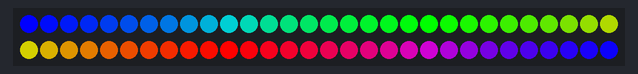
Bench run of a sketch on a simulated Arduino Uno, built with avr-gcc and run on an emulated ATmega328P. Shown: 60 RGB LEDs in strip order, left to right, continuing on the next row. Colours are those a GRB WS2812 strip shows for the declared byte order.

Above: at 0.15 s.
At 4.71 s:
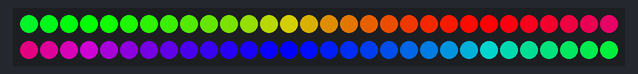
At 9.56 s:
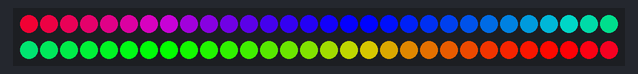
At 19.88 s:
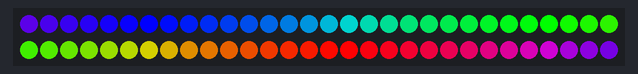
At 29.29 s:
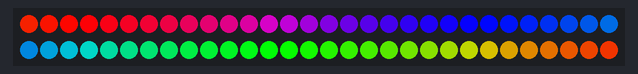
At 39.6 s:
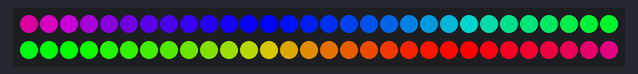

The sketch:

rainbow.ino
```cpp
#include "FastLED.h"

#define NUM_LEDS 60
#define PIN 9

CRGB leds[NUM_LEDS];

void setup() {
  FastLED.addLeds<WS2812B, PIN, RGB>(leds, NUM_LEDS);
}

void loop() {
	for(int j = 0; j < 256; j++) {
		for(int i = 0; i < NUM_LEDS; i++) {
			leds[i] = Scroll((i * 256 / NUM_LEDS + j) % 256);
		}

		FastLED.show();
		delay(1);
	}
}

// WS2812B LED Strip switches Red and Green
CRGB Scroll(int pos) {
	CRGB color (0,0,0);
	if(pos < 85) {
		color.g = 0;
		color.r = ((float)pos / 85.0f) * 255.0f;
		color.b = 255 - color.r;
	} else if(pos < 170) {
		color.g = ((float)(pos - 85) / 85.0f) * 255.0f;
		color.r = 255 - color.g;
		color.b = 0;
	} else if(pos < 256) {
		color.b = ((float)(pos - 170) / 85.0f) * 255.0f;
		color.g = 255 - color.b;
		color.r = 1;
	}
	return color;
}
```
